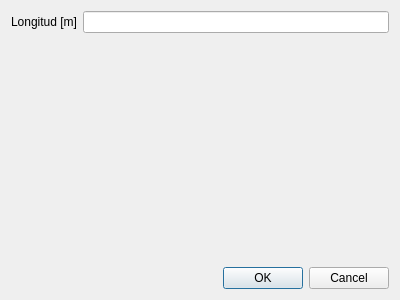
<?xml version="1.0" encoding="UTF-8"?>
<ui version="4.0">
 <class>DlgEditVigaSimplementeApoyada</class>
 <widget class="QDialog" name="DlgEditVigaSimplementeApoyada">
  <property name="geometry">
   <rect>
    <x>0</x>
    <y>0</y>
    <width>400</width>
    <height>300</height>
   </rect>
  </property>
  <property name="windowTitle">
   <string>Dialog</string>
  </property>
  <layout class="QVBoxLayout" name="verticalLayout">
   <item>
    <layout class="QFormLayout" name="formLayout">
     <item row="0" column="0">
      <widget class="QLabel" name="label">
       <property name="text">
        <string>Longitud [m]</string>
       </property>
      </widget>
     </item>
     <item row="0" column="1">
      <widget class="QLineEdit" name="lineEdit"/>
     </item>
    </layout>
   </item>
   <item>
    <widget class="QDialogButtonBox" name="buttonBox">
     <property name="orientation">
      <enum>Qt::Horizontal</enum>
     </property>
     <property name="standardButtons">
      <set>QDialogButtonBox::Cancel|QDialogButtonBox::Ok</set>
     </property>
    </widget>
   </item>
  </layout>
 </widget>
 <resources/>
 <connections>
  <connection>
   <sender>buttonBox</sender>
   <signal>accepted()</signal>
   <receiver>DlgEditVigaSimplementeApoyada</receiver>
   <slot>accept()</slot>
   <hints>
    <hint type="sourcelabel">
     <x>248</x>
     <y>254</y>
    </hint>
    <hint type="destinationlabel">
     <x>157</x>
     <y>274</y>
    </hint>
   </hints>
  </connection>
  <connection>
   <sender>buttonBox</sender>
   <signal>rejected()</signal>
   <receiver>DlgEditVigaSimplementeApoyada</receiver>
   <slot>reject()</slot>
   <hints>
    <hint type="sourcelabel">
     <x>316</x>
     <y>260</y>
    </hint>
    <hint type="destinationlabel">
     <x>286</x>
     <y>274</y>
    </hint>
   </hints>
  </connection>
 </connections>
</ui>
